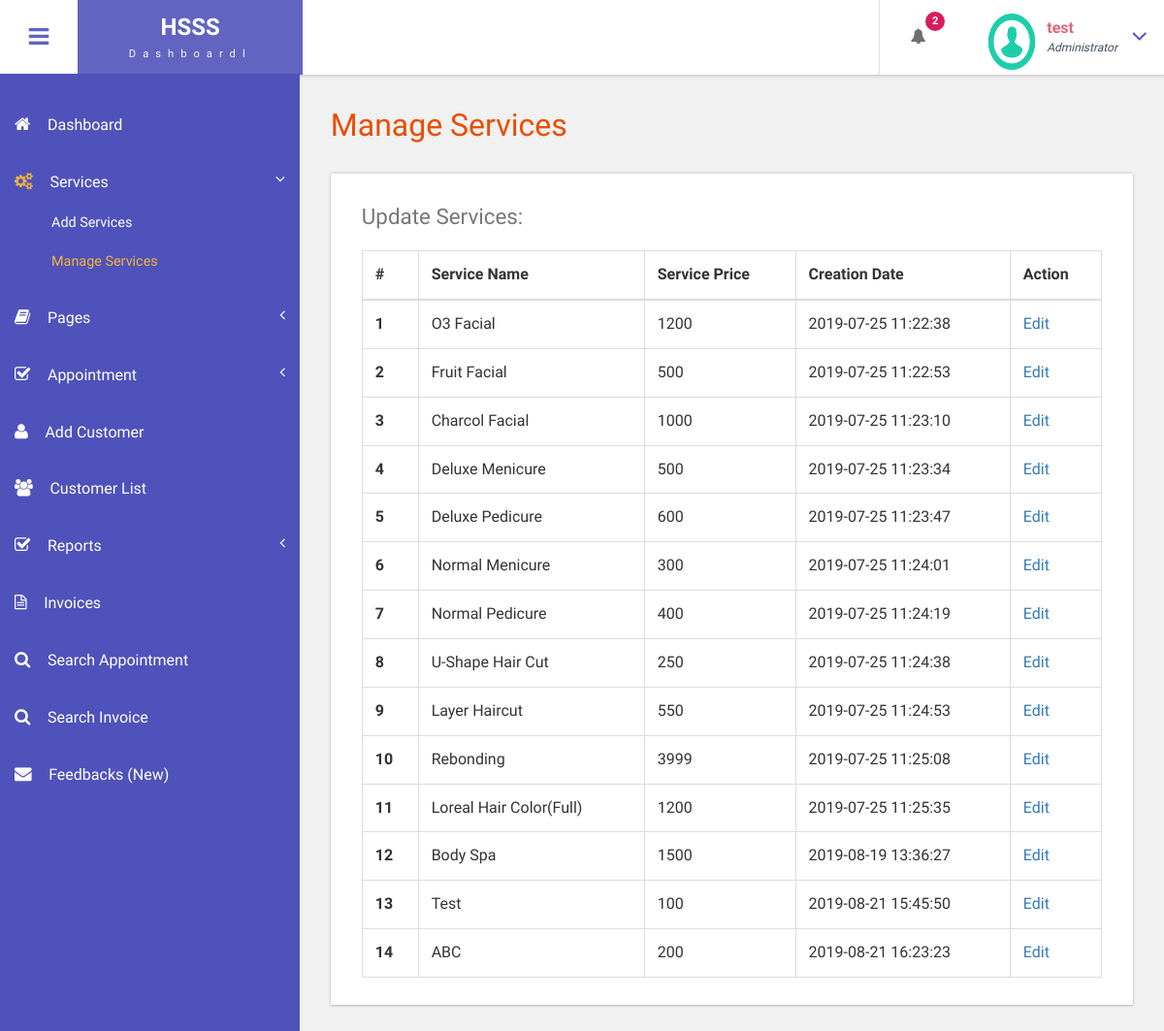
Screenshot of /admin/manage-services.php (signed in) with the database file from the repository.
### tables this page shows
CREATE TABLE `tblservices` (
  `ID` int(10) NOT NULL,
  `ServiceName` varchar(200) DEFAULT NULL,
  `Cost` int(10) DEFAULT NULL,
  `CreationDate` timestamp NULL DEFAULT current_timestamp()
);

### admin/manage-services.php (the view, shortened to what this page needs)
<?php
include('includes/dbconnection.php');
if (strlen($_SESSION['bpmsaid']==0)) {
  header('location:logout.php');
  } else{
  ?>
<!DOCTYPE HTML>
<html>
<head>
<link href="css/bootstrap.css" rel='stylesheet' type='text/css' />
<link href="css/style.css" rel='stylesheet' type='text/css' />
<link href="css/font-awesome.css" rel="stylesheet">
<link href="css/animate.css" rel="stylesheet" type="text/css" media="all">
<link href="css/custom.css" rel="stylesheet">
</head>
<body class="cbp-spmenu-push">
	<div class="main-content">
		 <?php include_once('includes/sidebar.php');?>
		 <?php include_once('includes/header.php');?>
		<div id="page-wrapper">
			<div class="main-page">
				<div class="tables">
					<h3 class="title1">Manage Services</h3>
					<div class="table-responsive bs-example widget-shadow">
						<h4>Update Services:</h4>
						<table class="table table-bordered"> <thead> <tr> <th>#</th> <th>Service Name</th> <th>Service Price</th> <th>Creation Date</th><th>Action</th> </tr> </thead> <tbody>
<?php
$ret=mysqli_query($con,"select *from  tblservices");
$cnt=1;
while ($row=mysqli_fetch_array($ret)) {
?>
						 <tr> <th scope="row"><?php echo $cnt;?></th> <td><?php  echo $row['ServiceName'];?></td> <td><?php  echo $row['Cost'];?></td><td><?php  echo $row['CreationDate'];?></td> <td><a href="edit-services.php?editid=<?php echo $row['ID'];?>">Edit</a></td> </tr>   <?php
$cnt=$cnt+1;
}?></tbody> </table>
					</div>
				</div>
			</div>
		</div>
	</div>
</body>
</html>
<?php }  ?>

### admin/includes/header.php (shortened to what this page needs)
<div class="sticky-header header-section ">
      <div class="header-left">
        <button id="showLeftPush"><i class="fa fa-bars"></i></button>
        <div class="logo">
          <a href="index.html">
            <h1>HSSS</h1>
            <span>Dashboardl</span>
          </a>
        </div>
      </div>
      <div class="header-right">
        <div class="profile_details_left">
          <ul class="nofitications-dropdown">
            <?php
$ret1=mysqli_query($con,"select ID,Name from  tblappointment where Status=''");
$num=mysqli_num_rows($ret1);
?>
            <li class="dropdown head-dpdn">
              <a href="#" class="dropdown-toggle" data-toggle="dropdown" aria-expanded="false"><i class="fa fa-bell"></i><span class="badge blue"><?php echo $num;?></span></a>
            </li>
          </ul>
          <div class="clearfix"> </div>
        </div>
        <div class="profile_details">
        <?php
$adid=$_SESSION['bpmsaid'];
$ret=mysqli_query($con,"select AdminName from tbladmin where ID='$adid'");
$row=mysqli_fetch_array($ret);
$name=$row['AdminName'];
?>
          <ul>
            <li class="dropdown profile_details_drop">
              <a href="#" class="dropdown-toggle" data-toggle="dropdown" aria-expanded="false">
                <div class="profile_img">
                  <span class="prfil-img"><img src="images/download (1).png" alt="" width="50" height="60"> </span>
                  <div class="user-name">
                    <p><?php echo $name; ?></p>
                    <span>Administrator</span>
                  </div>
                  <i class="fa fa-angle-down lnr"></i>
                  <div class="clearfix"></div>
                </div>
              </a>
            </li>
          </ul>
        </div>
      </div>
      <div class="clearfix"> </div>
    </div>

### admin/css/style.css (style rules this page uses)
h4, h5, h6, h1, h2, h3 { margin: 0; }
ul, ol { margin: 0; }
p { margin: 0; }
html, body { font-family: 'Roboto Condensed', sans-serif; font-size: 100%; overflow-x: hidden; background: #fff; }
body a { transition: 0.5s all ease; -webkit-transition: 0.5s all ease; -moz-transition: 0.5s all ease; -o-transition: 0.5s all ease; -ms-transition: 0.5s all ease; text-decoration:none; }
h1,h2,h3,h4,h5,h6 { margin:0; }
p { margin:0; }
ul,label { margin:0; padding:0; }
.main-content { position: relative; }
.sticky-header { position: fixed; top: 0; left:0px; width: 100%; z-index: 100; }
.header-section { background:#FFF; box-shadow: 1px 1px 4px rgba(0, 0, 0, 0.21); -webkit-box-shadow: 1px 1px 4px rgba(0, 0, 0, 0.21); -moz-box-shadow: 1px 1px 4px rgba(0, 0, 0, 0.21); -o-box-shadow: 1px 1px 4px rgba(0, 0, 0, 0.21); }
.header-section::after { clear: both; display: block; content: ''; }
.header-left { float: left; width: 45%; }
.header-right { float: right; }
button#showLeftPush { font-size: 1.5em; width: 80px; padding: 0.87em 0; text-align: center; cursor: pointer; float: left; color: #6F6F6F; -moz-transition: all 0.2s ease-out 0s; -webkit-transition: all 0.2s ease-out 0s; transition: all 0.2s ease-out 0s; border: none; background-color: #fff; outline:none; }
.cbp-spmenu-push { overflow-x: hidden; position: relative; }
.cbp-spmenu, .cbp-spmenu-push { -webkit-transition: all 0.3s ease; -moz-transition: all 0.3s ease; transition: all 0.3s ease; }
.cbp-spmenu-push div#page-wrapper { margin: 0 0 0 19.3em; transition:.5s all; -webkit-transition:.5s all; -moz-transition:.5s all; }
.fa { display: inline-block; font-family: FontAwesome; font-style: normal; font-weight: normal; line-height: 1; -webkit-font-smoothing: antialiased; -moz-osx-font-smoothing: grayscale; }
.logo { background: #6164C1; text-align: center; float: left; }
.logo a { padding: 0.9em 3.3em .7em; display: block; text-decoration: none; }
.logo a h1 { color: #fff; font-size: 1.5em; line-height: 1.2em; font-weight: 700; }
.logo a span { color: #F8F8F8; font-size: .7em; text-align: center; letter-spacing: 7px; }
.profile_details_left { float: left; }
li.dropdown.head-dpdn { display: inline-block; padding: 1.7em 0; border-left: 1px solid #E0E0E0; float: left; }
li.dropdown.head-dpdn a.dropdown-toggle { padding: 1.7em 2em; }
i.fa.fa-bell { color:#6F6F6F; }
.header-right span.badge { font-size: 11px; font-weight: bold; color: #FFF; background: #8BC34A; line-height: 15px; width: 20px; height: 20px; border-radius: 2em; -webkit-border-radius: 2em; -moz-border-radius: 2em; -o-border-radius: 2em; text-align: center; display: inline-block; position: absolute; top: 16%; padding: 2px 0 0; }
.header-right span.blue { background-color:#D81B60; }
.profile_details { float: right; }
.profile_details_drop a.dropdown-toggle { display:block; padding: 0.8em 3em 0 2em; }
.profile_img span.prfil-img { float:left; }
.user-name { float:left; margin-top:8px; margin-left:11px; height:35px; }
.profile_details ul li { list-style-type:none; position:relative; }
.profile_details li a i.fa.lnr { position: absolute; top: 34%; right: 8%; color: #4F52BA; font-size: 1.6em; }
.user-name p { font-size:1em; color:#DD6777; line-height:1em; font-weight:700; }
.user-name span { font-size: .75em; font-style: italic; color: #424f63; font-weight: normal; margin-top: .3em; }
.widget-shadow { background-color: #fff; box-shadow: 0 -1px 3px rgba(0,0,0,.12),0 1px 2px rgba(0,0,0,.24); -webkit-box-shadow: 0 -1px 3px rgba(0,0,0,.12),0 1px 2px rgba(0,0,0,.24); -moz-box-shadow: 0 -1px 3px rgba(0,0,0,.12),0 1px 2px rgba(0,0,0,.24); }
h3.title1 { font-size: 2em; color: #e94e02; margin-bottom: 0.8em; }
.table > thead > tr > th, .table > tbody > tr > th, .table > tfoot > tr > th, .table > thead > tr > td, .table > tbody > tr > td, .table > tfoot > tr > td { border-top: none; }
.tables h4 { font-size: 1.4em; margin-bottom: 1em; color: #777777; }
.tables .panel-body ,.tables .bs-example { padding: 2em 2em 0.5em; }
.tables .table > thead > tr > th, .tables .table > tbody > tr > th, .tables .table > tfoot > tr > th, .tables .table > thead > tr > td, .tables .table > tbody > tr > td, .tables .table > tfoot > tr > td { padding: 13px; border-top: 1px solid #E0E0E0; }
.bs-example { margin-top: 2em; }

### admin/css/custom.css (style rules this page uses)
#page-wrapper { padding:7em 2em 2.5em; background-color: #F1F1F1; }

### rows the page displays
tblservices: ServiceName "O3 Facial", Cost "1200", CreationDate "2019-07-25 11:22:38"
tblservices: ServiceName "Fruit Facial", Cost "500", CreationDate "2019-07-25 11:22:53"
tblservices: ServiceName "Charcol Facial", Cost "1000", CreationDate "2019-07-25 11:23:10"
tblservices: ServiceName "Deluxe Menicure", Cost "500", CreationDate "2019-07-25 11:23:34"
tblservices: ServiceName "Deluxe Pedicure", Cost "600", CreationDate "2019-07-25 11:23:47"
tblservices: ServiceName "Normal Menicure", Cost "300", CreationDate "2019-07-25 11:24:01"
tblservices: ServiceName "Normal Pedicure", Cost "400", CreationDate "2019-07-25 11:24:19"
tblservices: ServiceName "U-Shape Hair Cut", Cost "250", CreationDate "2019-07-25 11:24:38"
tblservices: ServiceName "Layer Haircut", Cost "550", CreationDate "2019-07-25 11:24:53"
tblservices: ServiceName "Rebonding", Cost "3999", CreationDate "2019-07-25 11:25:08"
tblservices: ServiceName "Loreal Hair Color(Full)", Cost "1200", CreationDate "2019-07-25 11:25:35"
tblservices: ServiceName "Body Spa", Cost "1500", CreationDate "2019-08-19 13:36:27"
tblservices: ServiceName "Test", Cost "100", CreationDate "2019-08-21 15:45:50"
tblservices: ServiceName "ABC", Cost "200", CreationDate "2019-08-21 16:23:23"

### other values shown
$num "2"
$name "test"
